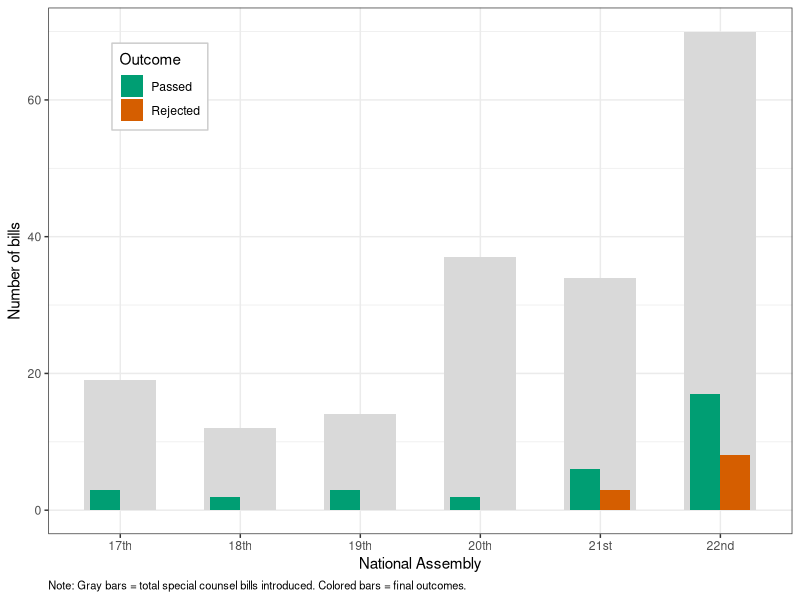
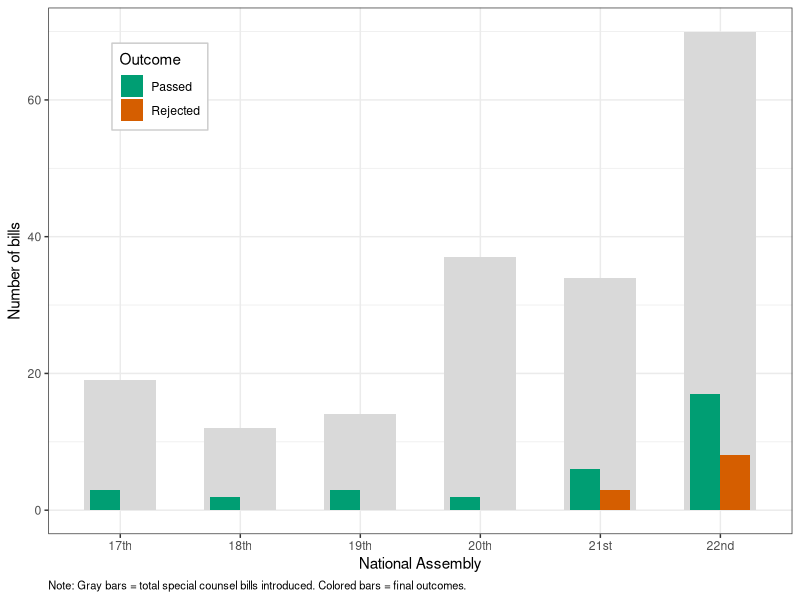

The R script that drew these images, in order:
# Auto-generated figure for article
Sys.setenv(KBL_DATA = "/Users/kyusik/kna/data/processed")
# Figure 2: Special counsel bill escalation across assemblies
library(ggplot2)

sc_data <- data.frame(
  assembly = factor(c("17th", "18th", "19th", "20th", "21st", "22nd"),
                    levels = c("17th", "18th", "19th", "20th", "21st", "22nd")),
  introduced = c(19, 12, 14, 37, 34, 70),
  passed = c(3, 2, 3, 2, 6, 17),
  rejected = c(0, 0, 0, 0, 3, 8)
)

library(tidyr)
sc_long <- sc_data %>%
  pivot_longer(cols = c(passed, rejected),
               names_to = "outcome", values_to = "count")

ggplot() +
  geom_col(data = sc_data, aes(x = assembly, y = introduced),
           fill = "gray85", width = 0.6) +
  geom_col(data = sc_long, aes(x = assembly, y = count, fill = outcome),
           position = "dodge", width = 0.5) +
  scale_fill_manual(values = c("passed" = "#009E73", "rejected" = "#D55E00"),
                    labels = c("Passed", "Rejected"),
                    name = "Outcome") +
  labs(x = "National Assembly", y = "Number of bills",
       caption = paste("Note: Gray bars = total special counsel bills introduced.",
                       "Colored bars = final outcomes.")) +
  theme_bw(base_size = 11) +
  theme(legend.position = c(0.15, 0.85),
        legend.background = element_rect(fill = "white", color = "gray80"),
        plot.caption = element_text(hjust = 0, size = 8))
ggsave("/Volumes/kyusik-ssd/kyusik-research/projects/kna-research-agents/articles/figures/fig_2.pdf", width = 7, height = 4.5)
